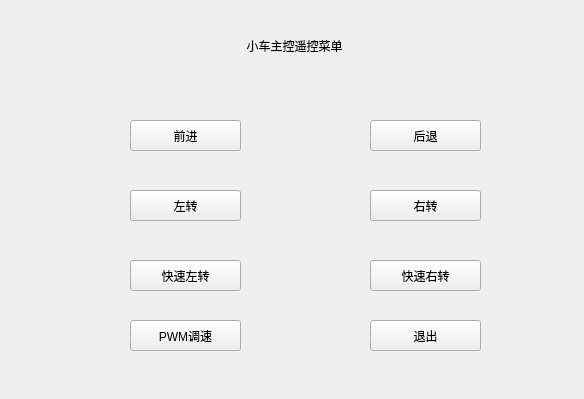
<?xml version="1.0" encoding="UTF-8"?>
<ui version="4.0">
 <class>QtWidgetsApplicationClass</class>
 <widget class="QWidget" name="QtWidgetsApplicationClass">
  <property name="geometry">
   <rect>
    <x>0</x>
    <y>0</y>
    <width>584</width>
    <height>399</height>
   </rect>
  </property>
  <property name="sizePolicy">
   <sizepolicy hsizetype="Preferred" vsizetype="Preferred">
    <horstretch>0</horstretch>
    <verstretch>0</verstretch>
   </sizepolicy>
  </property>
  <property name="windowTitle">
   <string>QtWidgetsApplication</string>
  </property>
  <widget class="QPushButton" name="Buttonfront">
   <property name="geometry">
    <rect>
     <x>130</x>
     <y>120</y>
     <width>111</width>
     <height>31</height>
    </rect>
   </property>
   <property name="focusPolicy">
    <enum>Qt::FocusPolicy::TabFocus</enum>
   </property>
   <property name="text">
    <string>前进</string>
   </property>
   <property name="icon">
    <iconset theme="QIcon::ThemeIcon::MediaSeekBackward"/>
   </property>
   <property name="checkable">
    <bool>false</bool>
   </property>
  </widget>
  <widget class="QPushButton" name="Buttonback">
   <property name="geometry">
    <rect>
     <x>370</x>
     <y>120</y>
     <width>111</width>
     <height>31</height>
    </rect>
   </property>
   <property name="text">
    <string>后退</string>
   </property>
   <property name="icon">
    <iconset theme="QIcon::ThemeIcon::MediaSeekForward"/>
   </property>
   <property name="autoRepeatDelay">
    <number>299</number>
   </property>
  </widget>
  <widget class="QLabel" name="label">
   <property name="geometry">
    <rect>
     <x>230</x>
     <y>30</y>
     <width>151</width>
     <height>31</height>
    </rect>
   </property>
   <property name="text">
    <string>     小车主控遥控菜单</string>
   </property>
  </widget>
  <widget class="QPushButton" name="leftturn">
   <property name="geometry">
    <rect>
     <x>130</x>
     <y>190</y>
     <width>111</width>
     <height>31</height>
    </rect>
   </property>
   <property name="text">
    <string>左转</string>
   </property>
  </widget>
  <widget class="QPushButton" name="rightturn">
   <property name="geometry">
    <rect>
     <x>370</x>
     <y>190</y>
     <width>111</width>
     <height>31</height>
    </rect>
   </property>
   <property name="text">
    <string>右转</string>
   </property>
  </widget>
  <widget class="QPushButton" name="fastleft">
   <property name="geometry">
    <rect>
     <x>130</x>
     <y>260</y>
     <width>111</width>
     <height>31</height>
    </rect>
   </property>
   <property name="text">
    <string>快速左转</string>
   </property>
  </widget>
  <widget class="QPushButton" name="fastright">
   <property name="geometry">
    <rect>
     <x>370</x>
     <y>260</y>
     <width>111</width>
     <height>31</height>
    </rect>
   </property>
   <property name="text">
    <string>快速右转</string>
   </property>
  </widget>
  <widget class="QPushButton" name="PWMspeed">
   <property name="geometry">
    <rect>
     <x>130</x>
     <y>320</y>
     <width>111</width>
     <height>31</height>
    </rect>
   </property>
   <property name="text">
    <string>PWM调速</string>
   </property>
  </widget>
  <widget class="QPushButton" name="exit">
   <property name="geometry">
    <rect>
     <x>370</x>
     <y>320</y>
     <width>111</width>
     <height>31</height>
    </rect>
   </property>
   <property name="text">
    <string>退出</string>
   </property>
  </widget>
 </widget>
 <layoutdefault spacing="6" margin="11"/>
 <resources>
  <include location="QtWidgetsApplication.qrc"/>
 </resources>
 <connections/>
</ui>
